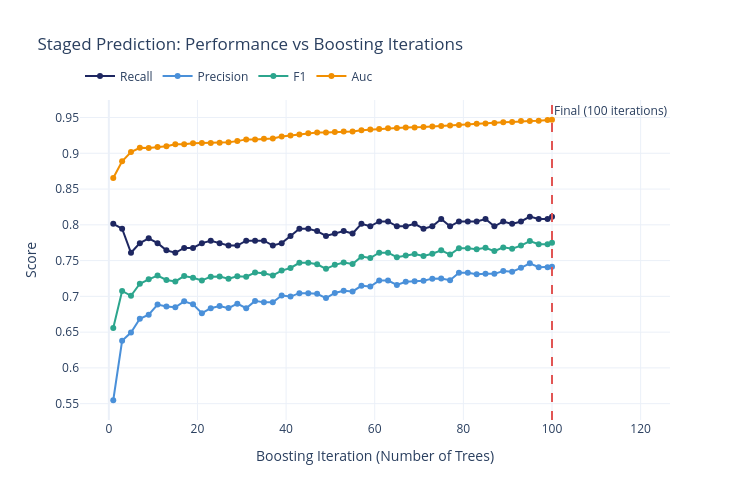

Notebook source saved alongside this figure:
### Markdown cell above
---
## 7. Staged Predictions: Performance vs Boosting Iterations

### Code cell
# Transform X_test through the preprocessing pipeline
preprocessor = best_xgb.named_steps["prep"]
X_test_prep = preprocessor.transform(X_test)
xgb_clf = best_xgb.named_steps["clf"]

# Track performance at each boosting iteration
staged_results = []
# Sample every few iterations to avoid slowness if n_estimators is large
n_total = xgb_clf.n_estimators
step = max(1, n_total // 50)
iter_range = list(range(1, n_total + 1, step))
if n_total not in iter_range:
    iter_range.append(n_total)

for n_iter in iter_range:
    y_pred_stage = xgb_clf.predict(X_test_prep, iteration_range=(0, n_iter))
    y_score_stage = xgb_clf.predict_proba(X_test_prep, iteration_range=(0, n_iter))[:, 1]

    recall = recall_score(y_test, y_pred_stage)
    precision = precision_score(y_test, y_pred_stage, zero_division=0)
    f1 = f1_score(y_test, y_pred_stage)
    auc = roc_auc_score(y_test, y_score_stage)

    staged_results.append({
        "iteration": n_iter,
        "recall": recall,
        "precision": precision,
        "f1": f1,
        "auc": auc,
    })

df_staged = pd.DataFrame(staged_results)
fig_staged = go.Figure()
for metric, color in [("recall", COLORS["navy"]), ("precision", COLORS["accent"]),
                       ("f1", COLORS["green"]), ("auc", COLORS["orange"])]:
    fig_staged.add_trace(go.Scatter(
        x=df_staged["iteration"], y=df_staged[metric],
        name=metric.capitalize(),
        line=dict(color=color, width=2),
        mode="lines+markers",
    ))
fig_staged.add_vline(x=xgb_clf.n_estimators, line_dash="dash", line_color=COLORS["red"],
                      annotation_text=f"Final ({xgb_clf.n_estimators} iterations)")
fig_staged.update_layout(
    title="Staged Prediction: Performance vs Boosting Iterations",
    xaxis_title="Boosting Iteration (Number of Trees)",
    yaxis_title="Score",
    height=500, width=750,
    legend=dict(orientation="h", y=1.12),
)
fig_staged.show()
save_chart(fig_staged, MODEL_SLUG, "staged_predictions")

### Figure 1 — Plotly figure (JSON) as saved in the notebook; plotly's stock layout.template omitted (floating-point values rounded to 4 significant figures)
{"data": [{"line": {"color": "#1E2761", "width": 2}, "mode": "lines+markers", "name": "Recall", "type": "scatter", "x": [1, 3, 5, 7, 9, 11, 13, 15, 17, 19, 21, 23, 25, 27, 29, 31, 33, 35, 37, 39, 41, 43, 45, 47, 49, 51, 53, 55, 57, 59, 61, 63, 65, 67, 69, 71, 73, 75, 77, 79, 81, 83, 85, 87, 89, 91, 93, 95, 97, 99, 100], "y": [0.8013, 0.7946, 0.7609, 0.7744, 0.7811, 0.7744, 0.7643, 0.7609, 0.7677, 0.7677, 0.7744, 0.7778, 0.7744, 0.771, 0.771, 0.7778, 0.7778, 0.7778, 0.771, 0.7744, 0.7845, 0.7946, 0.7946, 0.7912, 0.7845, 0.7879, 0.7912, 0.7879, 0.8013, 0.798, 0.8047, 0.8047, 0.798, 0.798, 0.8013, 0.7946, 0.798, 0.8081, 0.798, 0.8047, 0.8047, 0.8047, 0.8081, 0.798, 0.8047, 0.8013, 0.8047, 0.8114, 0.8081, 0.8081, 0.8114]}, {"line": {"color": "#4A90D9", "width": 2}, "mode": "lines+markers", "name": "Precision", "type": "scatter", "x": [1, 3, 5, 7, 9, 11, 13, 15, 17, 19, 21, 23, 25, 27, 29, 31, 33, 35, 37, 39, 41, 43, 45, 47, 49, 51, 53, 55, 57, 59, 61, 63, 65, 67, 69, 71, 73, 75, 77, 79, 81, 83, 85, 87, 89, 91, 93, 95, 97, 99, 100], "y": [0.5548, 0.6378, 0.6494, 0.6686, 0.6744, 0.6886, 0.6858, 0.6848, 0.693, 0.6888, 0.6765, 0.6834, 0.6866, 0.6836, 0.6898, 0.6834, 0.6937, 0.6916, 0.6918, 0.7012, 0.6997, 0.7045, 0.7045, 0.7036, 0.6976, 0.7048, 0.7078, 0.7069, 0.7147, 0.7139, 0.7221, 0.7221, 0.716, 0.7204, 0.7212, 0.7217, 0.7248, 0.7251, 0.7226, 0.7331, 0.7331, 0.7309, 0.7317, 0.7315, 0.7354, 0.7346, 0.7399, 0.7461, 0.7407, 0.7407, 0.7415]}, {"line": {"color": "#2CA58D", "width": 2}, "mode": "lines+markers", "name": "F1", "type": "scatter", "x": [1, 3, 5, 7, 9, 11, 13, 15, 17, 19, 21, 23, 25, 27, 29, 31, 33, 35, 37, 39, 41, 43, 45, 47, 49, 51, 53, 55, 57, 59, 61, 63, 65, 67, 69, 71, 73, 75, 77, 79, 81, 83, 85, 87, 89, 91, 93, 95, 97, 99, 100], "y": [0.6556, 0.7076, 0.7008, 0.7176, 0.7239, 0.729, 0.7229, 0.7209, 0.7284, 0.7261, 0.7221, 0.7276, 0.7278, 0.7247, 0.7281, 0.7276, 0.7333, 0.7322, 0.7293, 0.736, 0.7397, 0.7468, 0.7468, 0.7448, 0.7385, 0.744, 0.7472, 0.7452, 0.7556, 0.7536, 0.7611, 0.7611, 0.7548, 0.7572, 0.7592, 0.7564, 0.7596, 0.7643, 0.7584, 0.7673, 0.7673, 0.766, 0.768, 0.7633, 0.7685, 0.7665, 0.771, 0.7774, 0.7729, 0.7729, 0.7749]}, {"line": {"color": "#F18F01", "width": 2}, "mode": "lines+markers", "name": "Auc", "type": "scatter", "x": [1, 3, 5, 7, 9, 11, 13, 15, 17, 19, 21, 23, 25, 27, 29, 31, 33, 35, 37, 39, 41, 43, 45, 47, 49, 51, 53, 55, 57, 59, 61, 63, 65, 67, 69, 71, 73, 75, 77, 79, 81, 83, 85, 87, 89, 91, 93, 95, 97, 99, 100], "y": [0.8655, 0.8888, 0.9017, 0.9076, 0.9074, 0.9088, 0.9099, 0.9125, 0.9127, 0.914, 0.9144, 0.9145, 0.9148, 0.9153, 0.917, 0.9195, 0.9193, 0.9204, 0.9207, 0.9236, 0.9247, 0.9262, 0.928, 0.9291, 0.9293, 0.9298, 0.9306, 0.9305, 0.9322, 0.9332, 0.9341, 0.935, 0.9355, 0.936, 0.9359, 0.9366, 0.9374, 0.9382, 0.9387, 0.9397, 0.9403, 0.9413, 0.9417, 0.9423, 0.9433, 0.9439, 0.945, 0.9451, 0.9455, 0.9464, 0.9469]}], "layout": {"annotations": [{"showarrow": false, "text": "Final (100 iterations)", "x": 100, "xanchor": "left", "xref": "x", "y": 1, "yanchor": "top", "yref": "y domain"}], "height": 500, "legend": {"orientation": "h", "y": 1.12}, "shapes": [{"line": {"color": "#E15554", "dash": "dash"}, "type": "line", "x0": 100, "x1": 100, "xref": "x", "y0": 0, "y1": 1, "yref": "y domain"}], "title": {"text": "Staged Prediction: Performance vs Boosting Iterations"}, "width": 750, "xaxis": {"title": {"text": "Boosting Iteration (Number of Trees)"}}, "yaxis": {"title": {"text": "Score"}}}}
